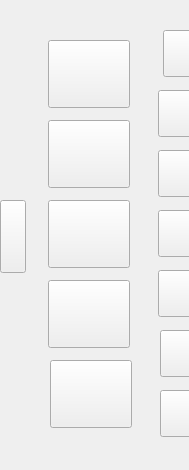
<?xml version="1.0" encoding="UTF-8"?>
<ui version="4.0">
 <class>PopupWin1</class>
 <widget class="QWidget" name="PopupWin1">
  <property name="geometry">
   <rect>
    <x>0</x>
    <y>0</y>
    <width>189</width>
    <height>470</height>
   </rect>
  </property>
  <property name="sizePolicy">
   <sizepolicy hsizetype="Ignored" vsizetype="Ignored">
    <horstretch>0</horstretch>
    <verstretch>0</verstretch>
   </sizepolicy>
  </property>
  <property name="windowTitle">
   <string>Form</string>
  </property>
  <widget class="QFrame" name="frame">
   <property name="geometry">
    <rect>
     <x>0</x>
     <y>0</y>
     <width>220</width>
     <height>470</height>
    </rect>
   </property>
   <property name="frameShape">
    <enum>QFrame::NoFrame</enum>
   </property>
   <property name="frameShadow">
    <enum>QFrame::Plain</enum>
   </property>
   <property name="lineWidth">
    <number>0</number>
   </property>
   <widget class="QPushButton" name="bt_mod_3">
    <property name="geometry">
     <rect>
      <x>48</x>
      <y>280</y>
      <width>82</width>
      <height>68</height>
     </rect>
    </property>
    <property name="sizePolicy">
     <sizepolicy hsizetype="Ignored" vsizetype="Ignored">
      <horstretch>0</horstretch>
      <verstretch>0</verstretch>
     </sizepolicy>
    </property>
    <property name="text">
     <string/>
    </property>
   </widget>
   <widget class="QPushButton" name="bt_mod_1">
    <property name="geometry">
     <rect>
      <x>48</x>
      <y>120</y>
      <width>82</width>
      <height>68</height>
     </rect>
    </property>
    <property name="sizePolicy">
     <sizepolicy hsizetype="Ignored" vsizetype="Ignored">
      <horstretch>0</horstretch>
      <verstretch>0</verstretch>
     </sizepolicy>
    </property>
    <property name="text">
     <string/>
    </property>
   </widget>
   <widget class="QPushButton" name="bt_4">
    <property name="geometry">
     <rect>
      <x>158</x>
      <y>270</y>
      <width>44</width>
      <height>47</height>
     </rect>
    </property>
    <property name="sizePolicy">
     <sizepolicy hsizetype="Ignored" vsizetype="Ignored">
      <horstretch>0</horstretch>
      <verstretch>0</verstretch>
     </sizepolicy>
    </property>
    <property name="text">
     <string/>
    </property>
   </widget>
   <widget class="QPushButton" name="bt_mod">
    <property name="geometry">
     <rect>
      <x>48</x>
      <y>40</y>
      <width>82</width>
      <height>68</height>
     </rect>
    </property>
    <property name="sizePolicy">
     <sizepolicy hsizetype="Ignored" vsizetype="Ignored">
      <horstretch>0</horstretch>
      <verstretch>0</verstretch>
     </sizepolicy>
    </property>
    <property name="text">
     <string/>
    </property>
   </widget>
   <widget class="QPushButton" name="bt_1">
    <property name="geometry">
     <rect>
      <x>158</x>
      <y>90</y>
      <width>44</width>
      <height>47</height>
     </rect>
    </property>
    <property name="sizePolicy">
     <sizepolicy hsizetype="Ignored" vsizetype="Ignored">
      <horstretch>0</horstretch>
      <verstretch>0</verstretch>
     </sizepolicy>
    </property>
    <property name="text">
     <string/>
    </property>
   </widget>
   <widget class="QPushButton" name="bt_mod_2">
    <property name="geometry">
     <rect>
      <x>48</x>
      <y>200</y>
      <width>82</width>
      <height>68</height>
     </rect>
    </property>
    <property name="sizePolicy">
     <sizepolicy hsizetype="Ignored" vsizetype="Ignored">
      <horstretch>0</horstretch>
      <verstretch>0</verstretch>
     </sizepolicy>
    </property>
    <property name="text">
     <string/>
    </property>
   </widget>
   <widget class="QPushButton" name="bt_2">
    <property name="geometry">
     <rect>
      <x>158</x>
      <y>150</y>
      <width>44</width>
      <height>47</height>
     </rect>
    </property>
    <property name="sizePolicy">
     <sizepolicy hsizetype="Ignored" vsizetype="Ignored">
      <horstretch>0</horstretch>
      <verstretch>0</verstretch>
     </sizepolicy>
    </property>
    <property name="text">
     <string/>
    </property>
   </widget>
   <widget class="QPushButton" name="bt_0">
    <property name="geometry">
     <rect>
      <x>163</x>
      <y>30</y>
      <width>44</width>
      <height>47</height>
     </rect>
    </property>
    <property name="sizePolicy">
     <sizepolicy hsizetype="Ignored" vsizetype="Ignored">
      <horstretch>0</horstretch>
      <verstretch>0</verstretch>
     </sizepolicy>
    </property>
    <property name="text">
     <string/>
    </property>
   </widget>
   <widget class="QPushButton" name="bt_return">
    <property name="geometry">
     <rect>
      <x>0</x>
      <y>200</y>
      <width>26</width>
      <height>73</height>
     </rect>
    </property>
    <property name="sizePolicy">
     <sizepolicy hsizetype="Ignored" vsizetype="Ignored">
      <horstretch>0</horstretch>
      <verstretch>0</verstretch>
     </sizepolicy>
    </property>
    <property name="text">
     <string/>
    </property>
   </widget>
   <widget class="QPushButton" name="bt_3">
    <property name="geometry">
     <rect>
      <x>158</x>
      <y>210</y>
      <width>44</width>
      <height>47</height>
     </rect>
    </property>
    <property name="sizePolicy">
     <sizepolicy hsizetype="Ignored" vsizetype="Ignored">
      <horstretch>0</horstretch>
      <verstretch>0</verstretch>
     </sizepolicy>
    </property>
    <property name="text">
     <string/>
    </property>
   </widget>
   <widget class="QPushButton" name="bt_mod_4">
    <property name="geometry">
     <rect>
      <x>50</x>
      <y>360</y>
      <width>82</width>
      <height>68</height>
     </rect>
    </property>
    <property name="sizePolicy">
     <sizepolicy hsizetype="Ignored" vsizetype="Ignored">
      <horstretch>0</horstretch>
      <verstretch>0</verstretch>
     </sizepolicy>
    </property>
    <property name="text">
     <string/>
    </property>
   </widget>
   <widget class="QPushButton" name="bt_5">
    <property name="geometry">
     <rect>
      <x>160</x>
      <y>330</y>
      <width>44</width>
      <height>47</height>
     </rect>
    </property>
    <property name="sizePolicy">
     <sizepolicy hsizetype="Ignored" vsizetype="Ignored">
      <horstretch>0</horstretch>
      <verstretch>0</verstretch>
     </sizepolicy>
    </property>
    <property name="text">
     <string/>
    </property>
   </widget>
   <widget class="QPushButton" name="bt_6">
    <property name="geometry">
     <rect>
      <x>160</x>
      <y>390</y>
      <width>44</width>
      <height>47</height>
     </rect>
    </property>
    <property name="sizePolicy">
     <sizepolicy hsizetype="Ignored" vsizetype="Ignored">
      <horstretch>0</horstretch>
      <verstretch>0</verstretch>
     </sizepolicy>
    </property>
    <property name="text">
     <string/>
    </property>
   </widget>
  </widget>
 </widget>
 <resources/>
 <connections/>
</ui>
